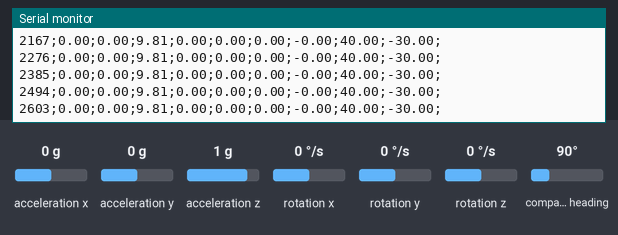
This sketch was run on a simulated Arduino Uno, built with avr-gcc and run on an emulated ATmega328P. Parts: the last lines printed to the serial monitor. The inputs (shaded band) are chosen by the test bench; at power-on: acceleration x 0 g, acceleration y 0 g, acceleration z 1 g, rotation x 0 °/s, rotation y 0 °/s, rotation z 0 °/s, compass heading 90°.

Above: at 2.7 s.
2.8 s: acceleration x set to -1.4 g
At 2.82 s:
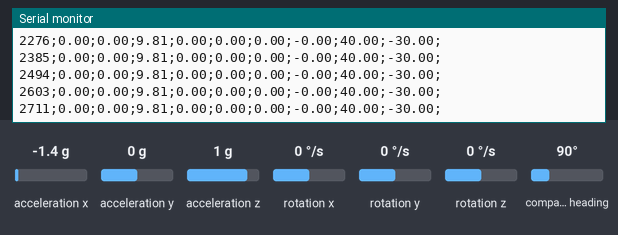
4.3 s: acceleration y set to -1.4 g
At 4.34 s:
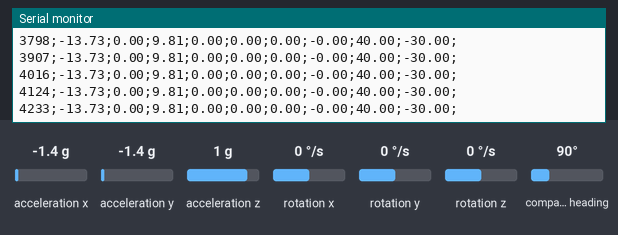
5.8 s: acceleration z set to -1.4 g
At 5.87 s:
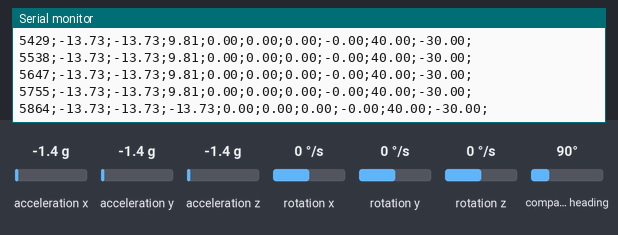
7.3 s: rotation x set to -192 °/s
At 7.39 s:
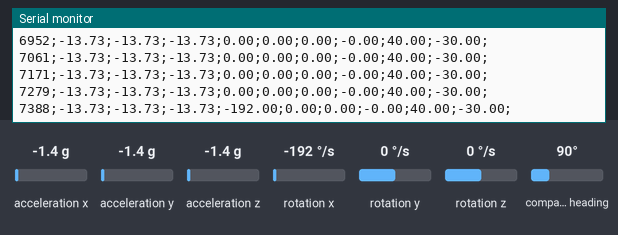
8.8 s: rotation y set to -192 °/s
At 8.81 s:
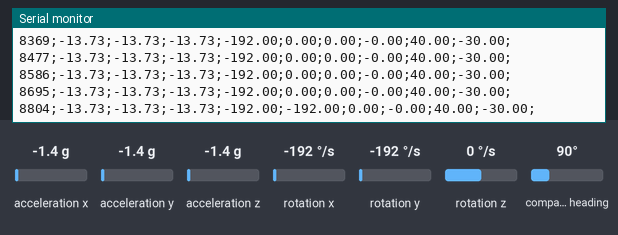
Timing chart, 0 to 11.3 s (numbered marks = the images above; inputs shaded):
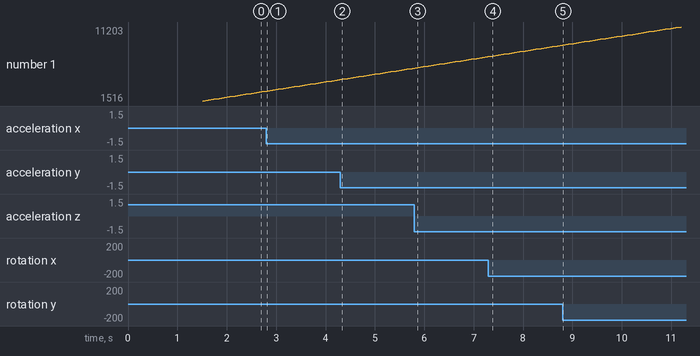

Measured:
- after the input at 5.8 s, the serial monitor: prints a new line after 0.07 s (image 3)
- after the input at 7.3 s, the serial monitor: prints a new line after 0.09 s (image 4)
- after the input at 8.8 s, the serial monitor: prints a new line at once (image 5)
- plotted number 1: 2711 → 4233 after the input at 2.8 s, 4233 → 5755 after the input at 4.3 s, 5755 → 7279 after the input at 5.8 s, 7279 → 8695 after the input at 7.3 s, 8695 → 11203 after the input at 8.8 s

The sketch:

bno055_samuel_cossette.ino
```cpp
#include <Wire.h>
#include <Adafruit_Sensor.h>
#include <Adafruit_BNO055.h>
#include <utility/imumaths.h>
#define BNO055_SAMPLERATE_DELAY_MS (100)
Adafruit_BNO055 bno = Adafruit_BNO055(55, 0x28);
unsigned long myTime;
void displaySensorDetails(void)
{
  sensor_t sensor;
  bno.getSensor(&sensor);
  Serial.println("------------------------------------");
  Serial.print  ("Sensor:       "); Serial.println(sensor.name);
  Serial.print  ("Driver Ver:   "); Serial.println(sensor.version);
  Serial.print  ("Unique ID:    "); Serial.println(sensor.sensor_id);
  Serial.print  ("Max Value:    "); Serial.print(sensor.max_value); Serial.println(" xxx");
  Serial.print  ("Min Value:    "); Serial.print(sensor.min_value); Serial.println(" xxx");
  Serial.print  ("Resolution:   "); Serial.print(sensor.resolution); Serial.println(" xxx");
  Serial.println("------------------------------------");
  Serial.println("");
  delay(500);
}
void setup(void)
{
  Serial.begin(115200);
  Serial.println("Orientation Sensor Test"); Serial.println("");
  Wire.setSDA(A4);
  Wire.setSCL(A5);
  if(!bno.begin())
  {
    Serial.print("Ooops, no BNO055 detected ... Check your wiring or I2C ADDR!");
    while(1);
  }

  delay(1000);
  bno.setExtCrystalUse(true);
  displaySensorDetails();
}
void loop(void)
{
  imu::Vector<3> accel = bno.getVector(Adafruit_BNO055::VECTOR_ACCELEROMETER);
  imu::Vector<3> gyro = bno.getVector(Adafruit_BNO055::VECTOR_GYROSCOPE);
  imu::Vector<3> magn = bno.getVector(Adafruit_BNO055::VECTOR_MAGNETOMETER );
  myTime = millis();
 // timestamp;ax;ay;az;gx;gy;gz;mx;my;mz
  Serial.print(myTime);
  Serial.print(";");
  Serial.print(accel.x());
  Serial.print(";");
  Serial.print(accel.y());
  Serial.print(";");
  Serial.print(accel.z());
  Serial.print(";");
  Serial.print(gyro.x());
  Serial.print(";");
  Serial.print(gyro.y());
  Serial.print(";");
  Serial.print(gyro.z());
  Serial.print(";");
  Serial.print(magn.x());
  Serial.print(";");
  Serial.print(magn.y());
  Serial.print(";");
  Serial.print(magn.z());
  Serial.println(";");

  delay(BNO055_SAMPLERATE_DELAY_MS);
}
```
